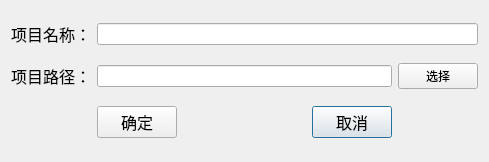
<?xml version="1.0" encoding="UTF-8"?>
<ui version="4.0">
 <class>NewLocalFile</class>
 <widget class="QDialog" name="NewLocalFile">
  <property name="geometry">
   <rect>
    <x>0</x>
    <y>0</y>
    <width>489</width>
    <height>162</height>
   </rect>
  </property>
  <property name="windowTitle">
   <string>Dialog</string>
  </property>
  <layout class="QGridLayout" name="gridLayout">
   <item row="2" column="3">
    <widget class="QPushButton" name="pushButton_cancel">
     <property name="minimumSize">
      <size>
       <width>80</width>
       <height>20</height>
      </size>
     </property>
     <property name="font">
      <font>
       <pointsize>12</pointsize>
      </font>
     </property>
     <property name="text">
      <string>取消</string>
     </property>
    </widget>
   </item>
   <item row="2" column="1">
    <widget class="QPushButton" name="pushButton_confirm">
     <property name="minimumSize">
      <size>
       <width>80</width>
       <height>20</height>
      </size>
     </property>
     <property name="font">
      <font>
       <pointsize>12</pointsize>
      </font>
     </property>
     <property name="text">
      <string>确定</string>
     </property>
    </widget>
   </item>
   <item row="1" column="0">
    <widget class="QLabel" name="label_2">
     <property name="font">
      <font>
       <pointsize>12</pointsize>
      </font>
     </property>
     <property name="text">
      <string>项目路径：</string>
     </property>
    </widget>
   </item>
   <item row="1" column="1" colspan="3">
    <widget class="QLineEdit" name="lineEdit_path"/>
   </item>
   <item row="1" column="4">
    <widget class="QPushButton" name="pushButton_select">
     <property name="text">
      <string>选择</string>
     </property>
    </widget>
   </item>
   <item row="2" column="2">
    <spacer name="horizontalSpacer">
     <property name="orientation">
      <enum>Qt::Horizontal</enum>
     </property>
     <property name="sizeHint" stdset="0">
      <size>
       <width>40</width>
       <height>20</height>
      </size>
     </property>
    </spacer>
   </item>
   <item row="0" column="0">
    <widget class="QLabel" name="label">
     <property name="font">
      <font>
       <pointsize>12</pointsize>
      </font>
     </property>
     <property name="text">
      <string>项目名称：</string>
     </property>
    </widget>
   </item>
   <item row="0" column="1" colspan="4">
    <widget class="QLineEdit" name="lineEdit_name"/>
   </item>
  </layout>
 </widget>
 <resources/>
 <connections/>
</ui>
